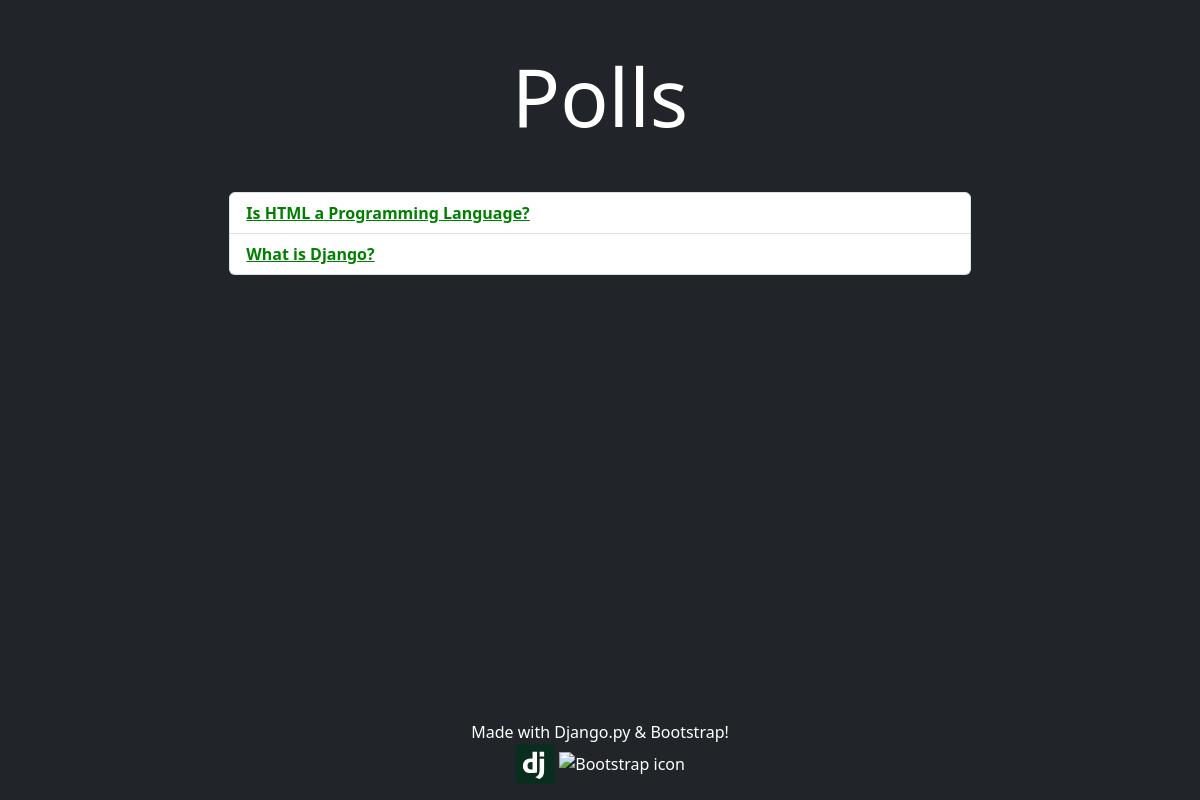
/polls/, run on an earlier commit of the app's database.
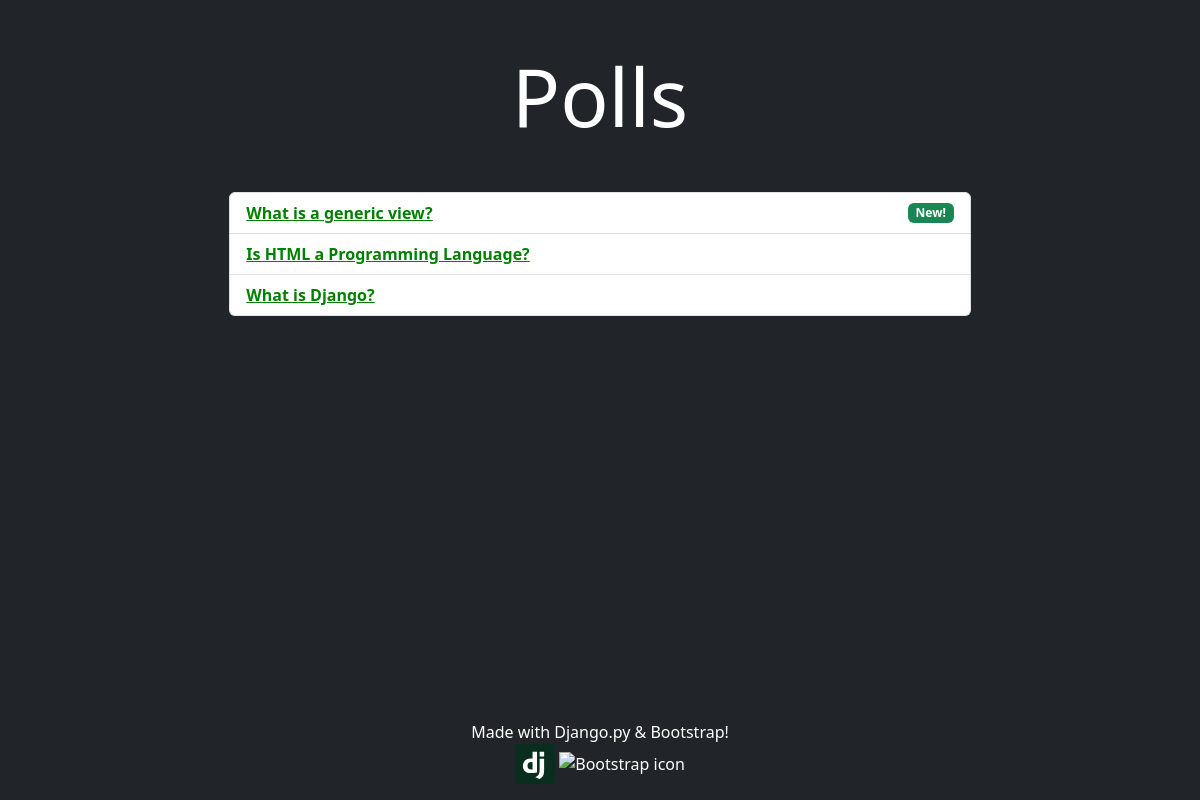
And on a later commit of the database.
### polls/models.py (models this page shows)
class Question(models.Model):
    question_text = models.CharField(max_length=200)
    pub_date = models.DateTimeField('date published')
    def was_published_recently(self):
        now = timezone.now()
        return now - datetime.timedelta(days=1) <= self.pub_date <= now

### polls/views.py (the view)
# urls.py: path('', views.IndexView.as_view(), name='index'),
class IndexView(generic.ListView):
    template_name = 'polls/index.html'
    context_object_name = 'latest_question_list'
    def get_queryset(self):
        return Question.objects.filter(
            pub_date__lte=timezone.now()
        ).order_by('-pub_date')[:5]

### polls/templates/polls/index.html (shortened to what this page needs)
<!doctype html>
<html lang="en">
  <head>
    <link href="https://cdn.jsdelivr.net/npm/bootstrap@5.3.0-alpha1/dist/css/bootstrap.min.css" rel="stylesheet">
    {% load static %}
    <link rel="stylesheet" href="{% static 'polls/styles/style.css' %}">
  </head>
  <body class="bg-dark">
    <div class="container text-white">
        <main>
            <div class="row justify-content-center align-items-center g-2">
                <div class="col-8">
                    <h1 class="display-1 text-center m-5">Polls</h1>
                    {% if latest_question_list %}
                        <ul class="list-group">
                        {% for question in latest_question_list %}
                            <li class="list-group-item d-flex align-items-center justify-content-between">
                                <a href="{% url 'polls:detail' question.id %}">
                                    <b>{{ question.question_text }}</b>
                                </a>
                                {% if question.was_published_recently %}
                                <span class="badge bg-success">New!</span>
                                {% endif %}
                            </li>
                        {% endfor %}
                        </ul>
                        {% else %}
                            <p class="display-2 text-center">No polls are available.</p>
                    {% endif %}
                </div>
            </div>
        </main>
        <footer class="fixed-bottom">
            <div class="row justify-content-center align-items-center g-2">
                <div class="col-12 text-center">
                    <p class="m-0">Made with Django.py & Bootstrap!</p>
                    <div class="mb-3">
                        <img src="{% static 'polls/images/django-icon-svgrepo-com.svg' %}" alt="Django icon">
                        <img src="{% static 'polls/images/Bootstrap_logo.svg' %}" alt="Bootstrap icon">
                    </div>
                </div>
            </div>
        </footer>
    </div>
  </body>
</html>

### polls/static/polls/styles/style.css (style rules this page uses)
li a { color: green; }
footer img { width: 40px; height: auto; }

What changed in the data, as far as the page shows it:
added Question: question_text "What is a generic view?", shows "New!"
